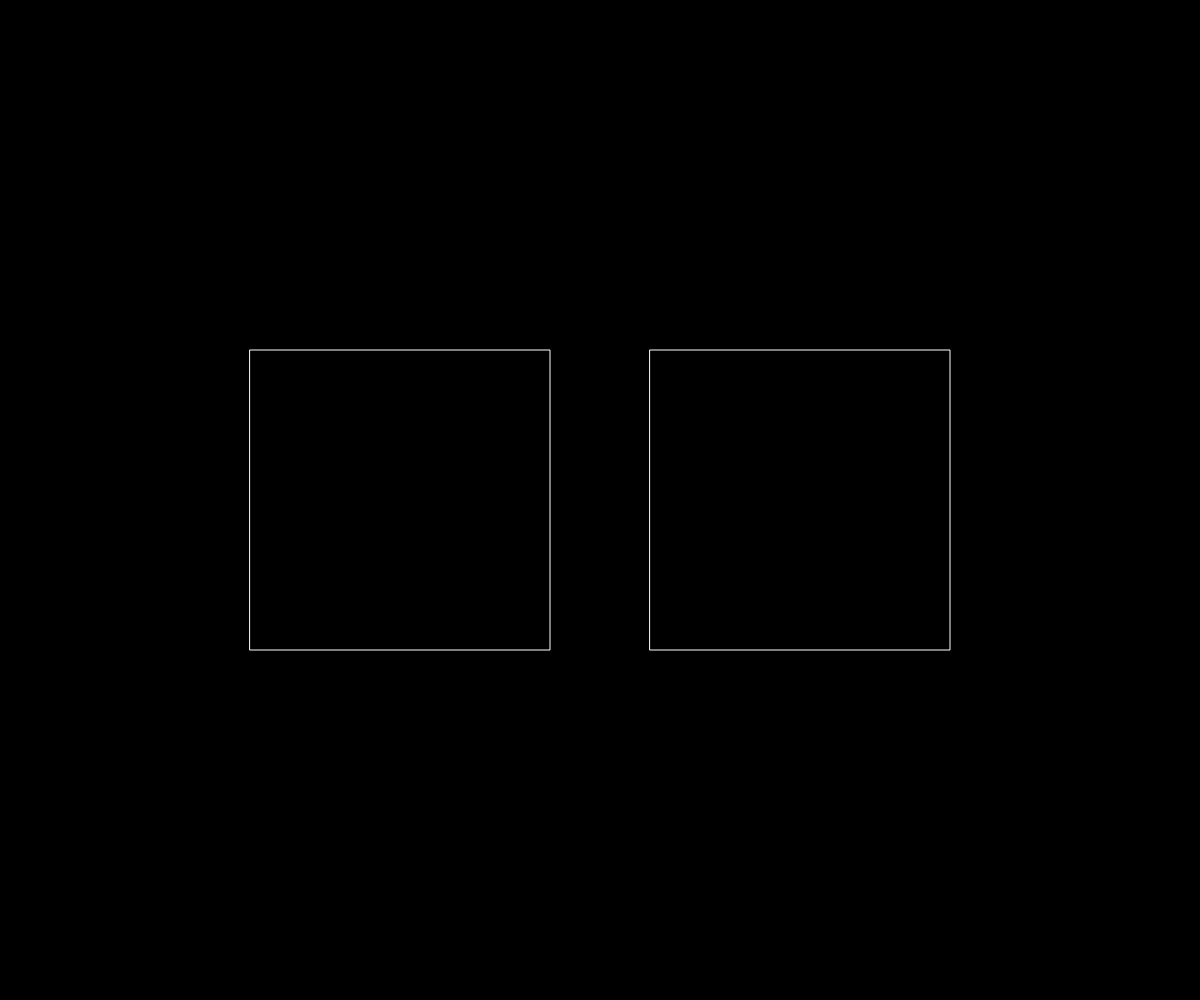
Frame 1 (no input)
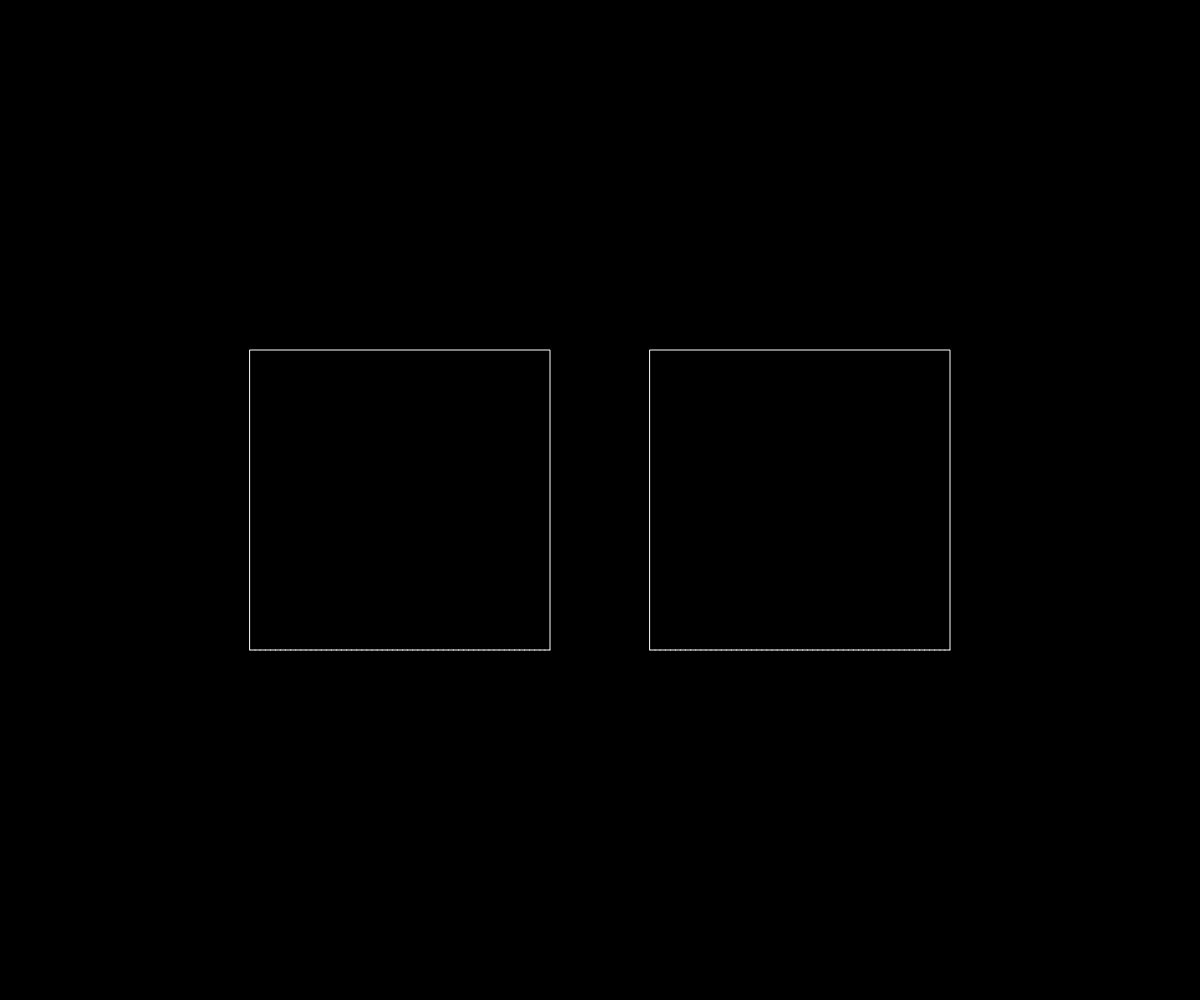
Frame 60 (no input)
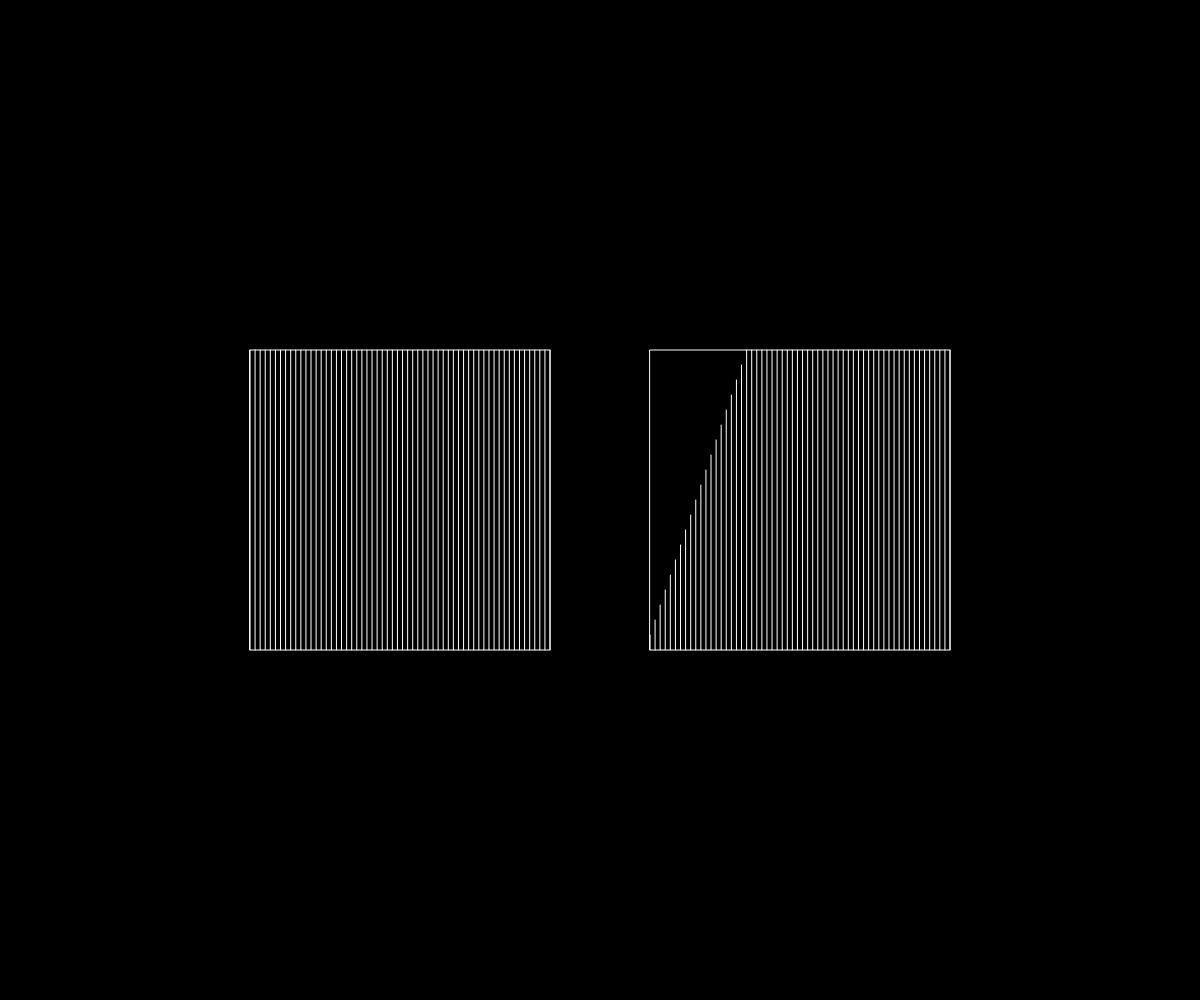
Frame 120 (the mouse pressed at the canvas centre since frame 60)

The p5.js sketch that drew these frames (run headless with seeded random() and noise() and a simulated clock; from frame 60 on, the mouse is pressed at the canvas centre):

// p5.js sketch
// ── sketch.js
let graph;  
let graph2;

let average;

//-----------------------------------------------------------------
// This runs once in the beginning 
function setup() {
  createCanvas(windowWidth, windowHeight);   
  // put init code here
  graph = new Graph(width/2-350, height/2-150, 300, 300);  
  graph2 = new Graph(width/2+50, height/2-150, 300, 300);
  
  average = new Average(20);
}

//-----------------------------------------------------------------
// Runs when the window is resized 
function windowResized() {
  resizeCanvas(windowWidth, windowHeight);
}

//-----------------------------------------------------------------
// Our main program loop 
function draw() {
  background('black');
  stroke('white');

  graph.add(mouseX);
  graph.draw();
  
  graph2.add(average.process(mouseX));
  graph2.draw();

}

//-----------------------------------------------------------------
class Graph {
  constructor(x, y, w, h, maxValues=60) {
    this.x = x;
    this.y = y;
    this.w = w;
    this.h = h;
    
    this.min = 999999999;
    this.max = -999999999;
    
    this.values = [];
    this.maxValues = maxValues;
  }
  
  // insert functions below
  draw() {
    push();
    noFill();
    translate(this.x, this.y);
    rect(0, 0, this.w, this.h);
    
    for (let i=0; i < this.values.length; i++) {
      let x = map(i, 0, this.values.length-1, 0, this.w);
      let y = map(this.values[i], this.min, this.max, this.h, 0);
      
      line(x, y, x, this.h);
    }
    
    pop(); 
  }
  
  add(newValue) {
    // record some data
    this.values.push(newValue);
    if (this.values.length > this.maxValues) {
      this.values.splice(0, 1);
    }
    
    if (newValue < this.min) this.min = newValue;
    if (newValue > this.max) this.max = newValue;
  
  }
}


//-----------------------------------------------------------------
class Average { 
  
  constructor(n) { // n -> number of samples to average
    this.n = n; 
    this.values = []; 
  } 

  // add a new value to the running average
  // and return the current average value 
  process(newValue) {
    
    this.values.push(newValue);
    if (this.values.length > this.n) {
      this.values.splice(0, 1); 
    }
    
    let sum = 0;
    for (let i=0; i < this.values.length; i++) {
      sum += this.values[i];   
    }
    
    let avg = sum / this.values.length; 
    return avg; 
  }
  
}
